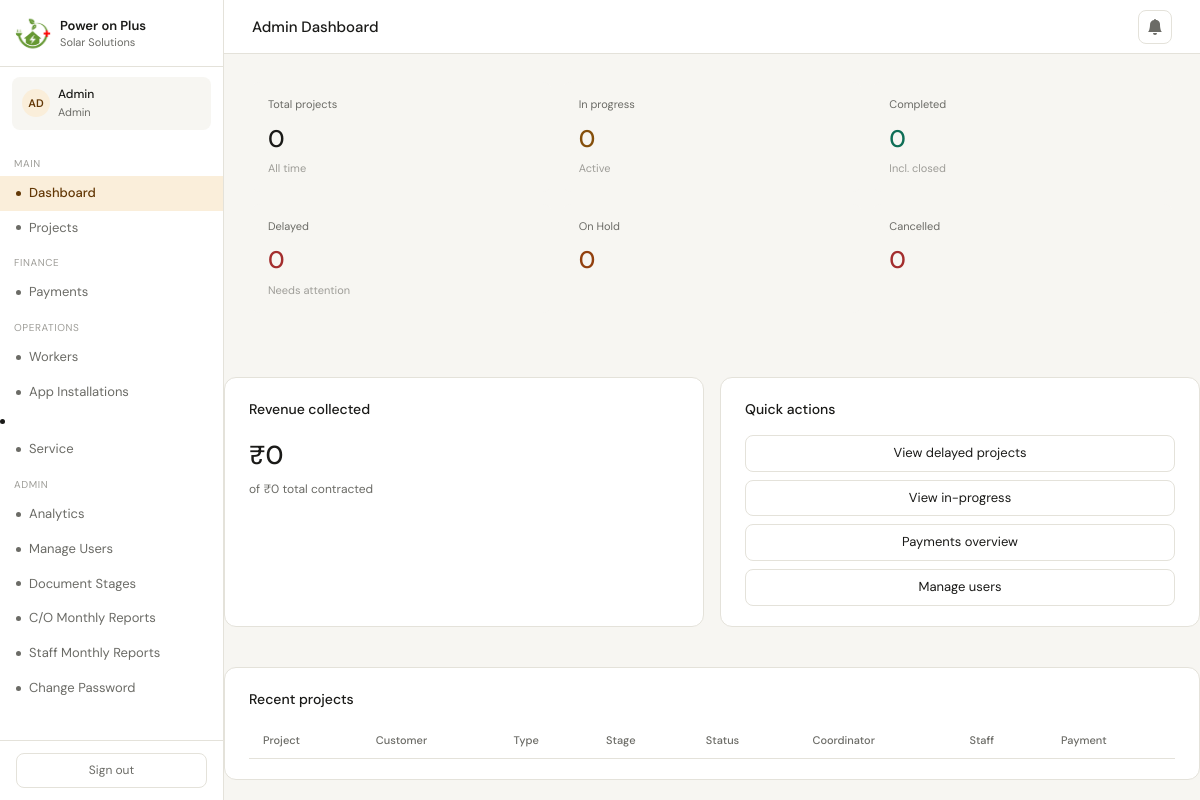
The app's page /dashboard (signed in) with its own data.
### app.py (models this page shows, shortened)
class User(UserMixin, db.Model):
    __tablename__ = 'users'
    id         = db.Column(db.Integer, primary_key=True)
    username   = db.Column(db.String(80),  unique=True, nullable=False)
    email      = db.Column(db.String(120), unique=True, nullable=False)
    password   = db.Column(db.String(512), nullable=False)   # 512 for scrypt hashes
    full_name  = db.Column(db.String(120), nullable=False)
    role       = db.Column(db.Enum('admin','coordinator','documents','payments','onsite','appinstall'), nullable=False)
    is_active  = db.Column(db.Boolean, default=True)
    created_at = db.Column(db.DateTime, default=datetime.utcnow)
    status     = db.Column(db.String(20), nullable=False, default='active')
    failed_logins   = db.Column(db.Integer, default=0)
    locked_until    = db.Column(db.DateTime, nullable=True)

### app.py (the view, shortened to what this page needs)
@app.route('/dashboard')
@login_required
def dashboard():
    cutoff = datetime.utcnow() - timedelta(days=30)
    stale  = Project.query.filter(
        Project.status == 'InProgress',
        Project.created_at <= cutoff,
    ).all()
    if stale:
        for proj in stale:
            proj.status = 'Delayed'
        db.session.commit()
    role = current_user.role
    data = {}
    if role == 'admin':
        data['total']     = Project.query.count()
        data['inprog']    = Project.query.filter_by(status='InProgress').count()
        data['completed'] = Project.query.filter(Project.status.in_(['Completed','Closed'])).count()
        data['onhold']    = Project.query.filter_by(status='OnHold').count()
        data['cancelled'] = Project.query.filter_by(status='Cancelled').count()
        data['delayed']   = Project.query.filter_by(status='Delayed').count()
        data['projects']  = Project.query.order_by(Project.updated_at.desc()).paginate(
            page=request.args.get('page', 1, type=int), per_page=15, error_out=False)
        active_ids = db.session.query(Project.id).filter(
            Project.status.notin_(['Cancelled', 'OnHold'])).subquery()
        data['collected'] = float(db.session.query(db.func.sum(Payment.amount)).filter(
            Payment.project_id.in_(active_ids)).scalar() or 0)
        data['total_amt'] = float(db.session.query(db.func.sum(Project.total_amount)).filter(
            Project.status.notin_(['Cancelled', 'OnHold'])).scalar() or 0)
    return render_template('dashboard.html', data=data)

### app.py (called while the page is built)
@app.after_request
def set_security_headers(response):
    response.headers['X-Content-Type-Options']    = 'nosniff'
    response.headers['X-Frame-Options']           = 'SAMEORIGIN'
    response.headers['X-XSS-Protection']          = '1; mode=block'
    response.headers['Referrer-Policy']           = 'strict-origin-when-cross-origin'
    response.headers['Permissions-Policy']        = 'geolocation=(), microphone=(), camera=()'
    response.headers['Content-Security-Policy'] = (
        "default-src 'self'; "
        "script-src 'self' 'unsafe-inline' https://cdn.jsdelivr.net https://cdnjs.cloudflare.com; "
        "style-src 'self' 'unsafe-inline' https://fonts.googleapis.com https://cdn.jsdelivr.net; "
        "font-src 'self' https://fonts.gstatic.com; "
        "img-src 'self' data:; "
        "connect-src 'self';"
    )
    return response

@login_manager.user_loader
def load_user(user_id):
    return User.query.get(int(user_id))

@app.template_filter('inr')
def inr_filter(value):
    try:
        return f'₹{float(value):,.0f}'
    except Exception:
        return '₹0'

### templates/dashboard.html (shortened to what this page needs)
{% extends "base.html" %}
{% block page_title %}
  {% if current_user.role == 'admin' %}Admin Dashboard
  {% elif current_user.role == 'coordinator' %}Coordinator Dashboard
  {% elif current_user.role == 'documents' %}Documents Team
  {% elif current_user.role == 'payments' %}Payments Dashboard
  {% elif current_user.role == 'onsite' %}On-site Management
  {% elif current_user.role == 'appinstall' %}App Installation
  {% endif %}
{% endblock %}
{% block content %}
{% if current_user.role == 'admin' %}
<div class="stats-grid" style="grid-template-columns:repeat(3,minmax(0,1fr))">
  <div class="stat-card">
    <div class="stat-label">Total projects</div>
    <div class="stat-value">{{ data.total }}</div>
    <div class="stat-sub">All time</div>
  </div>
  <div class="stat-card">
    <div class="stat-label">In progress</div>
    <div class="stat-value" style="color:var(--amber-600)">{{ data.inprog }}</div>
    <div class="stat-sub">Active</div>
  </div>
  <div class="stat-card">
    <div class="stat-label">Completed</div>
    <div class="stat-value" style="color:var(--teal-600)">{{ data.completed }}</div>
    <div class="stat-sub">Incl. closed</div>
  </div>
  <div class="stat-card">
    <div class="stat-label">Delayed</div>
    <div class="stat-value" style="color:var(--red-600)">{{ data.delayed }}</div>
    <div class="stat-sub">Needs attention</div>
  </div>
  <div class="stat-card">
  <div class="stat-label">On Hold</div>
  <div class="stat-value" style="color:#92400e">{{ data.onhold }}</div>
</div>
<div class="stat-card">
  <div class="stat-label">Cancelled</div>
  <div class="stat-value" style="color:var(--red-600)">{{ data.cancelled }}</div>
</div>
</div>
</div>
<div class="two-col">
  <div class="card">
    <div class="card-title">Revenue collected</div>
    <div style="font-size:26px;font-weight:500">{{ data.collected | inr }}</div>
    <div style="font-size:12px;color:var(--muted);margin-top:4px">
      of {{ data.total_amt | inr }} total contracted
    </div>
  </div>
  <div class="card">
    <div class="card-title">Quick actions</div>
    <div style="display:flex;flex-direction:column;gap:8px">
      <a href="{{ url_for('projects') }}?status=Delayed" class="btn" style="justify-content:center">View delayed projects</a>
      <a href="{{ url_for('projects') }}?status=InProgress" class="btn" style="justify-content:center">View in-progress</a>
      <a href="{{ url_for('payments_dashboard') }}" class="btn" style="justify-content:center">Payments overview</a>
      <a href="{{ url_for('manage_users') }}" class="btn" style="justify-content:center">Manage users</a>
    </div>
  </div>
</div>
<div class="card">
  <div class="card-title">Recent projects</div>
  <div class="table-wrap">
  <table>
    <thead>
      <tr>
        <th>Project</th>
        <th>Customer</th>
        <th>Type</th>
        <th>Stage</th>
        <th>Status</th>
        <th>Coordinator</th>
        <th>Staff</th>
        <th>Payment</th>
      </tr>
    </thead>
  </table>
  </div>
</div>
{% endif %}
{% endblock %}

### templates/base.html (shortened to what this page needs)
<!DOCTYPE html>
<html lang="en">
<head>
</head>
<body>
<div id="wrap">
  <aside id="sidebar">
    <div class="brand">
      <div class="brand-icon">
        <img src="{{ url_for('static', filename='logo.webp') }}" alt="">
      </div>
      <div class="brand-text">
        <div class="name">Power on Plus</div>
        <div class="sub">Solar Solutions</div>
      </div>
    </div>
    {% if current_user.is_authenticated %}
    <div class="user-chip">
      <div class="user-avatar">{{ current_user.full_name[:2].upper() }}</div>
      <div>
        <div class="uname">{{ current_user.full_name.split()[0] }}</div>
        <div class="urole">{{ current_user.role }}</div>
      </div>
    </div>
    <nav>
      <div class="nav-section">Main</div>
      <a class="nav-link {% if request.endpoint == 'dashboard' %}active{% endif %}" href="{{ url_for('dashboard') }}">
        <span class="dot"></span> Dashboard
      </a>
      <a class="nav-link {% if request.endpoint in ['projects','project_detail'] %}active{% endif %}" href="{{ url_for('projects') }}">
        <span class="dot"></span> Projects
      </a>
      {% if current_user.role in ['admin','payments'] %}
      <div class="nav-section">Finance</div>
      <a class="nav-link {% if request.endpoint == 'payments_dashboard' %}active{% endif %}" href="{{ url_for('payments_dashboard') }}">
        <span class="dot"></span> Payments
      </a>
      {% endif %}
      {% if current_user.role in ['admin','onsite'] %}
      <div class="nav-section">Operations</div>
      <a class="nav-link {% if request.endpoint == 'workers' %}active{% endif %}" href="{{ url_for('workers') }}">
        <span class="dot"></span> Workers
      </a>
      {% endif %}
      {% if current_user.role in ['admin','appinstall','documents'] %}
      <a class="nav-link {% if request.endpoint == 'installations' %}active{% endif %}" href="{{ url_for('installations') }}">
        <span class="dot"></span> App Installations
      </a>
      {% endif %}
      {% if current_user.role in ['admin', 'onsite', 'coordinator'] %}
<li class="nav-item">
  <a class="nav-link {{ 'active' if request.endpoint == 'service_dashboard' }}"
     href="{{ url_for('service_dashboard') }}">
    <span class="dot"></span>Service
  </a>
</li>
{% endif %}
      {% if current_user.role == 'admin' %}
      <div class="nav-section">Admin</div>
      <a class="nav-link {% if request.endpoint == 'admin_analytics' %}active{% endif %}" href="{{ url_for('admin_analytics') }}">
        <span class="dot"></span> Analytics
      </a>
      <a class="nav-link {% if request.endpoint in ['manage_users','new_user'] %}active{% endif %}" href="{{ url_for('manage_users') }}">
        <span class="dot"></span> Manage Users
      </a>
      <a class="nav-link {% if request.endpoint in 'manage_document_stages' %}active{% endif %}" href="{{ url_for('manage_document_stages') }}">
        <span class="dot"></span>Document Stages</a>
      <a class="nav-link {% if request.endpoint in 'coordinator_reports' %}active{% endif %}" href="{{ url_for('coordinator_reports') }}">
        <span class="dot"></span>C/O Monthly Reports</a>
      <a class="nav-link {% if request.endpoint in 'docstaff_reports' %}active{% endif %}" href="{{ url_for('docstaff_reports') }}">
        <span class="dot"></span>Staff Monthly Reports</a>
      <a class="nav-link {% if request.endpoint in 'admin_change_password' %}active{% endif %}" href="{{ url_for('admin_change_password') }}">
        <span class="dot"></span>Change Password</a>
      {% endif %}
    </nav>
    <div class="sidebar-footer">
      <a href="{{ url_for('logout') }}" class="logout-btn">Sign out</a>
    </div>
    {% endif %}
  </aside>
  <div id="main">
    <div id="topbar">
      <div class="topbar-left">
        <div class="topbar-title">{% block page_title %}Dashboard{% endblock %}</div>
      </div>
      <div class="topbar-right">
        {% if current_user.is_authenticated %}
        <div class="notif-wrap" id="notifWrap">
          <button class="notif-btn" id="notifBtn" onclick="toggleNotifPanel()">
            <svg viewBox="0 0 16 16" fill="currentColor">
              <path d="M8 16a2 2 0 0 0 2-2H6a2 2 0 0 0 2 2zm.995-14.901a1 1 0 1 0-1.99 0A5.002 5.002 0 0 0 3 6c0 1.098-.5 6-2 7h14c-1.5-1-2-5.902-2-7a5.002 5.002 0 0 0-3.005-4.901z"/>
            </svg>
          </button>
        </div>
        {% endif %}
      </div>
    </div>
    <div id="content">
      {% block content %}{% endblock %}
    </div>
  </div>
</body>
</html>

### records on screen
User: full_name "AD", full_name "Admin", role "Admin"

### other values on screen
{{ data.total }} "0"
{{ data.inprog }} "0"
{{ data.completed }} "0"
{{ data.delayed }} "0"
{{ data.onhold }} "0"
{{ data.cancelled }} "0"
{{ data.collected | inr }} "₹0"
{{ data.total_amt | inr }} "₹0"
